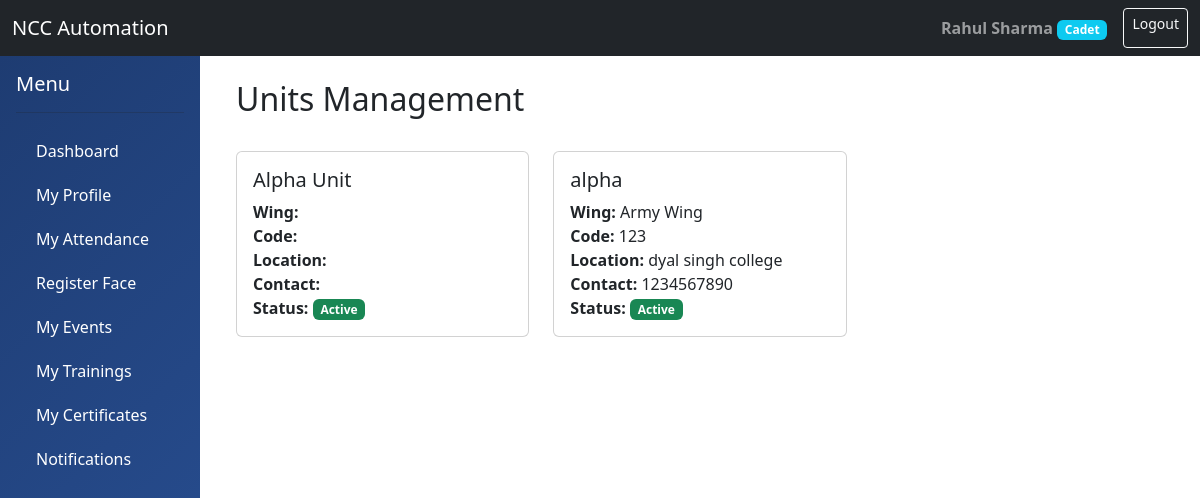
Screenshot of /units/ (signed in) with the database file from the repository.
### accounts/models.py (models this page shows, shortened)
class User(AbstractUser):
    ROLE_CHOICES = (
        ('ADMIN', 'Administrator'),
        ('OFFICER', 'NCC Officer'),
        ('CADET', 'Cadet'),
    )
    role = models.CharField(max_length=10, choices=ROLE_CHOICES, default='CADET')
    phone_number = models.CharField(max_length=15, blank=True, null=True)
    profile_picture = models.ImageField(upload_to='profiles/', blank=True, null=True)
    date_of_birth = models.DateField(blank=True, null=True)
    address = models.TextField(blank=True, null=True)
    created_at = models.DateTimeField(auto_now_add=True)
    updated_at = models.DateTimeField(auto_now=True)
    is_active_member = models.BooleanField(default=True)
    class Meta:
        db_table = 'users'
        permissions = (
            ('can_view_all_cadets', 'Can view all cadets'),
            ('can_manage_unit', 'Can manage unit'),
            ('can_mark_attendance', 'Can mark attendance'),
            ('can_create_events', 'Can create events'),
        )

### units/models.py (models this page shows, shortened)
class Unit(models.Model):
    WING_CHOICES = (
        ('ARMY', 'Army Wing'),
        ('NAVY', 'Navy Wing'),
        ('AIR', 'Air Wing'),
    )
    name = models.CharField(max_length=200)
    wing = models.CharField(max_length=10, choices=WING_CHOICES)
    unit_code = models.CharField(max_length=50, unique=True)
    location = models.CharField(max_length=200)
    contact_email = models.EmailField()
    contact_phone = models.CharField(max_length=15)
    established_date = models.DateField(blank=True, null=True)
    is_active = models.BooleanField(default=True)
    created_at = models.DateTimeField(auto_now_add=True)
    class Meta:
        db_table = 'units'
        ordering = ['name']

### units/views.py (the view)
# urls.py: path('', views.unit_list, name='unit_list'),
@login_required
def unit_list(request):
    units = Unit.objects.all()
    return render(request, 'units/unit_list.html', {'units': units})

### templates/units/unit_list.html (shortened to what this page needs)
{% extends 'base.html' %}
{% block content %}
<div class="container">
    <div class="d-flex justify-content-between align-items-center mb-4">
        <h2>Units Management</h2>
    </div>
    <div class="row">
        {% for unit in units %}
        <div class="col-md-4 mb-3">
            <div class="card">
                <div class="card-body">
                    <h5 class="card-title">{{ unit.name }}</h5>
                    <p class="card-text">
                        <strong>Wing:</strong> {{ unit.get_wing_display }}<br>
                        <strong>Code:</strong> {{ unit.unit_code }}<br>
                        <strong>Location:</strong> {{ unit.location }}<br>
                        <strong>Contact:</strong> {{ unit.contact_phone }}<br>
                        <strong>Status:</strong>
                        {% if unit.is_active %}
                            <span class="badge bg-success">Active</span>
                        {% else %}
                            <span class="badge bg-secondary">Inactive</span>
                        {% endif %}
                    </p>
                </div>
            </div>
        </div>
        {% empty %}
        <div class="col-12">
            <div class="alert alert-info">No units found.</div>
        </div>
        {% endfor %}
    </div>
</div>
{% endblock %}

### templates/base.html (shortened to what this page needs)
<!DOCTYPE html>
<html lang="en">
<head>
    <link href="https://cdn.jsdelivr.net/npm/bootstrap@5.3.0/dist/css/bootstrap.min.css" rel="stylesheet">
</head>
<body>
    <nav class="navbar navbar-expand-lg navbar-dark bg-dark">
        <div class="container-fluid">
            <a class="navbar-brand" href="{% url 'dashboard' %}">NCC Automation</a>
            <div class="d-flex">
                {% if user.is_authenticated %}
                <span class="navbar-text me-3">
                    <strong>{{ user.get_full_name }}</strong>
                    <span class="badge bg-info">{{ user.get_role_display }}</span>
                </span>
                <a href="{% url 'logout' %}" class="btn btn-outline-light btn-sm">Logout</a>
                {% endif %}
            </div>
        </div>
    </nav>
    <div class="container-fluid">
        <div class="row">
            {% if user.is_authenticated %}
            <div class="col-md-2 sidebar p-0">
                <div class="p-3">
                    <h5 class="text-white">Menu</h5>
                    <hr class="bg-white">
                    <a href="{% url 'dashboard' %}">Dashboard</a>
                    {% if user.role != 'CADET' %}
                        <a href="{% url 'cadet_list' %}">Manage Cadets</a>
                        <a href="{% url 'attendance_session_list' %}">Attendance Sessions</a>
                        <a href="{% url 'face_management' %}">Face Recognition</a>
                        <a href="{% url 'event_list' %}">Manage Events</a>
                        <a href="{% url 'training_list' %}">Manage Trainings</a>
                        <a href="{% url 'certificate_list' %}">Manage Certificates</a>
                        <a href="{% url 'notification_list' %}">Notifications</a>
                    {% else %}
                        <a href="{% url 'cadet_detail' user.cadet_profile.id %}">My Profile</a>
                        <a href="{% url 'cadet_attendance' %}">My Attendance</a>
                        <a href="{% url 'face_register' %}">Register Face</a>
                        <a href="{% url 'cadet_events' %}">My Events</a>
                        <a href="{% url 'cadet_trainings' %}">My Trainings</a>
                        <a href="{% url 'cadet_certificates' %}">My Certificates</a>
                        <a href="{% url 'notification_list' %}">Notifications</a>
                    {% endif %}
                </div>
            </div>
            {% endif %}
            <div class="col-md-10 p-4">
                {% block content %}{% endblock %}
            </div>
        </div>
    </div>
</body>
</html>

### templates/base.html (style rules this page uses)
.sidebar { min-height: 100vh; background: linear-gradient(135deg, #1e3c72 0%, #2a5298 100%); }
.sidebar a { color: white; text-decoration: none; padding: 10px 20px; display: block; transition: all 0.3s; }

### rows the page displays
User: get_full_name "Rahul Sharma", role "Cadet"
Unit: name "Alpha Unit", is_active "Active"
Unit: name "alpha", wing "Army Wing", unit_code "123", location "dyal singh college", contact_phone "1234567890", is_active "Active"
